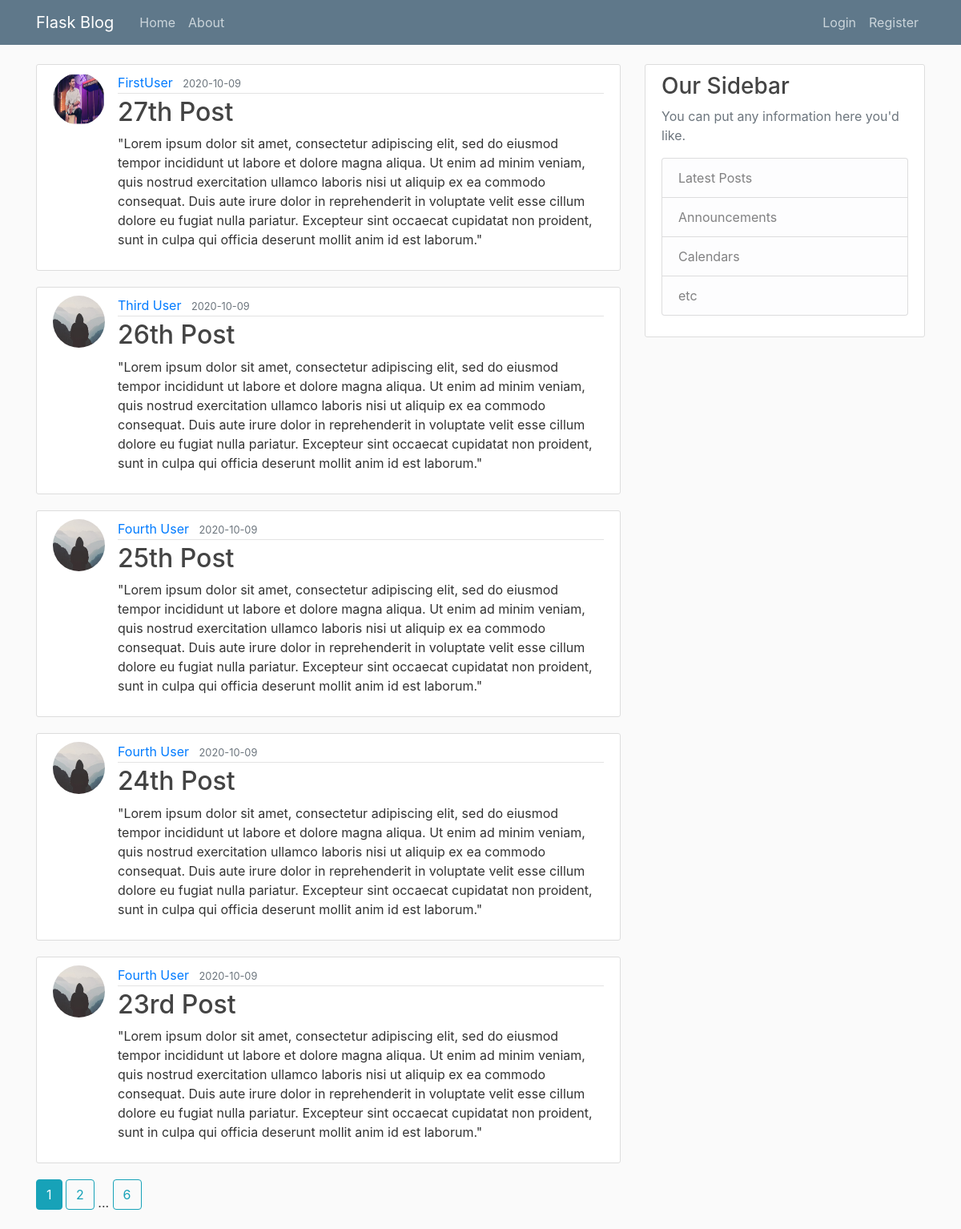
The page /home on the database its author committed.
### flaskblog/models.py (models this page shows, shortened)
class Post(db.Model):
    id = db.Column(db.Integer, primary_key=True)
    title = db.Column(db.String(100), nullable=False)
    date_posted = db.Column(db.DateTime, nullable=False, default=datetime.utcnow)
    content = db.Column(db.Text, nullable=False)
    user_id = db.Column(db.Integer, db.ForeignKey('user.id'), nullable='False')

class User(db.Model, UserMixin):
    id = db.Column(db.Integer, primary_key=True)
    username = db.Column(db.String(20), unique=True, nullable=False)
    email = db.Column(db.String(120), unique=True, nullable=False)
    image_file = db.Column(db.String(20), nullable=False, default='default.jpg')
    password = db.Column(db.String(60), nullable=False)
    posts = db.relationship('Post', backref='author', lazy='dynamic')

### flaskblog/main/routes.py (the view)
@main.route("/")
@main.route("/home")
def home():
    page = request.args.get('page', 1, type=int)
    posts = Post.query.order_by(Post.date_posted.desc()).paginate(page=page, per_page=5)
    return render_template('home.html', posts=posts)

### flaskblog/templates/home.html
{% extends "layout.html" %}
{% block content %}
    {% for post in posts.items %}
        <article class="media content-section">
            <img class='rounded-circle article-img' src='{{ url_for("static", filename="profile_pics/" + post.author.image_file) }}'>
            <div class="media-body">
            <div class="article-metadata">
                <a class="mr-2" href="{{ url_for('users.user_posts', username=post.author.username) }}">{{ post.author.username }}</a>
                <small class="text-muted">{{ post.date_posted.strftime('%Y-%m-%d') }}</small>
            </div>
            <h2><a class="article-title" href="{{ url_for('posts.post', post_id=post.id) }}">{{ post.title }}</a></h2>
            <p class="article-content">{{ post.content }}</p>
            </div>
        </article>
    {% endfor %}
    {% for page_num in posts.iter_pages(left_edge=1, right_edge=1, left_current=1, right_current=2) %}
        {% if page_num %}
            {% if posts.page == page_num %}
                <a class='btn btn-info mb-4' href='{{ url_for("main.home", page=page_num) }}'>{{ page_num }}</a>
            {% else %}
                <a class='btn btn-outline-info mb-4' href='{{ url_for("main.home", page=page_num) }}'>{{ page_num }}</a>
            {% endif %}
        {% else %}
            ...
        {% endif %}
    {% endfor %}
{% endblock content %}

### flaskblog/static/main.css (style rules this page uses)
body { background: #fafafa; color: #333333; margin-top: 5rem; }
h1, h2, h3, h4, h5, h6 { color: #444444; }
.content-section { background: #ffffff; padding: 10px 20px; border: 1px solid #dddddd; border-radius: 3px; margin-bottom: 20px; }
.article-title { color: #444444; }
.article-content { white-space: pre-line; }
.article-img { height: 65px; width: 65px; margin-right: 16px; }
.article-metadata { padding-bottom: 1px; margin-bottom: 4px; border-bottom: 1px solid #e3e3e3 }

### rows shown on the page
Post: image_file (picture), author.username "FirstUser", date_posted "2020-10-09", title "27th Post", content "\"Lorem ipsum dolor sit amet, consectetur adipiscing elit, sed do eiusmod tempor incididunt ut labore et dolore magna aliqua. Ut enim ad minim veniam, quis nostrud exercitation ullamco laboris nisi ut aliquip ex ea commodo consequat. Duis aute irure dolor in reprehenderit in voluptate velit esse cillum dolore eu fugiat nulla pariatur. Excepteur sint occaecat cupidatat non proident, sunt in culpa qui officia deserunt mollit anim id est laborum.\""
Post: image_file (placeholder picture), author.username "Third User", date_posted "2020-10-09", title "26th Post", content "\"Lorem ipsum dolor sit amet, consectetur adipiscing elit, sed do eiusmod tempor incididunt ut labore et dolore magna aliqua. Ut enim ad minim veniam, quis nostrud exercitation ullamco laboris nisi ut aliquip ex ea commodo consequat. Duis aute irure dolor in reprehenderit in voluptate velit esse cillum dolore eu fugiat nulla pariatur. Excepteur sint occaecat cupidatat non proident, sunt in culpa qui officia deserunt mollit anim id est laborum.\""
Post: image_file (placeholder picture), author.username "Fourth User", date_posted "2020-10-09", title "25th Post", content "\"Lorem ipsum dolor sit amet, consectetur adipiscing elit, sed do eiusmod tempor incididunt ut labore et dolore magna aliqua. Ut enim ad minim veniam, quis nostrud exercitation ullamco laboris nisi ut aliquip ex ea commodo consequat. Duis aute irure dolor in reprehenderit in voluptate velit esse cillum dolore eu fugiat nulla pariatur. Excepteur sint occaecat cupidatat non proident, sunt in culpa qui officia deserunt mollit anim id est laborum.\""
Post: image_file (placeholder picture), author.username "Fourth User", date_posted "2020-10-09", title "24th Post", content "\"Lorem ipsum dolor sit amet, consectetur adipiscing elit, sed do eiusmod tempor incididunt ut labore et dolore magna aliqua. Ut enim ad minim veniam, quis nostrud exercitation ullamco laboris nisi ut aliquip ex ea commodo consequat. Duis aute irure dolor in reprehenderit in voluptate velit esse cillum dolore eu fugiat nulla pariatur. Excepteur sint occaecat cupidatat non proident, sunt in culpa qui officia deserunt mollit anim id est laborum.\""
Post: image_file (placeholder picture), author.username "Fourth User", date_posted "2020-10-09", title "23rd Post", content "\"Lorem ipsum dolor sit amet, consectetur adipiscing elit, sed do eiusmod tempor incididunt ut labore et dolore magna aliqua. Ut enim ad minim veniam, quis nostrud exercitation ullamco laboris nisi ut aliquip ex ea commodo consequat. Duis aute irure dolor in reprehenderit in voluptate velit esse cillum dolore eu fugiat nulla pariatur. Excepteur sint occaecat cupidatat non proident, sunt in culpa qui officia deserunt mollit anim id est laborum.\""

### other values the page prints
{{ page_num }} "1"
{{ page_num }} "2" "6"
